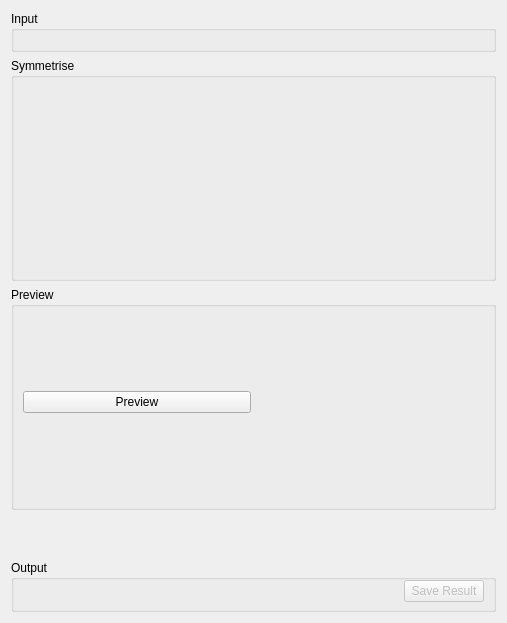
<?xml version="1.0" encoding="UTF-8"?>
<ui version="4.0">
 <class>SymmetriseTab</class>
 <widget class="QWidget" name="SymmetriseTab">
  <property name="geometry">
   <rect>
    <x>0</x>
    <y>0</y>
    <width>507</width>
    <height>623</height>
   </rect>
  </property>
  <property name="minimumSize">
   <size>
    <width>500</width>
    <height>0</height>
   </size>
  </property>
  <property name="windowTitle">
   <string>Form</string>
  </property>
  <layout class="QVBoxLayout" name="verticalLayout_151">
   <item>
    <widget class="QGroupBox" name="gbInput">
     <property name="title">
      <string>Input</string>
     </property>
     <layout class="QVBoxLayout" name="verticalLayout_21">
      <item>
       <widget class="MantidQt::MantidWidgets::DataSelector" name="dsInput" native="true">
        <property name="sizePolicy">
         <sizepolicy hsizetype="Minimum" vsizetype="Fixed">
          <horstretch>0</horstretch>
          <verstretch>0</verstretch>
         </sizepolicy>
        </property>
        <property name="showLoad" stdset="0">
         <bool>false</bool>
        </property>
        <property name="workspaceSuffixes" stdset="0">
         <string>_red</string>
        </property>
        <property name="fileBrowserSuffixes" stdset="0">
         <string>_red.nxs</string>
        </property>
       </widget>
      </item>
     </layout>
    </widget>
   </item>
   <item>
    <widget class="QGroupBox" name="gbOptions">
     <property name="title">
      <string>Symmetrise</string>
     </property>
     <layout class="QHBoxLayout" name="horizontalLayout_3">
      <property name="topMargin">
       <number>0</number>
      </property>
      <property name="bottomMargin">
       <number>0</number>
      </property>
      <item>
       <widget class="QFrame" name="frame">
        <property name="minimumSize">
         <size>
          <width>200</width>
          <height>0</height>
         </size>
        </property>
        <layout class="QGridLayout" name="gridLayout">
         <property name="leftMargin">
          <number>0</number>
         </property>
         <property name="topMargin">
          <number>0</number>
         </property>
         <property name="rightMargin">
          <number>0</number>
         </property>
         <property name="bottomMargin">
          <number>0</number>
         </property>
         <item row="0" column="0">
          <layout class="QVBoxLayout" name="properties">
           <property name="topMargin">
            <number>9</number>
           </property>
           <property name="bottomMargin">
            <number>9</number>
           </property>
          </layout>
         </item>
        </layout>
       </widget>
      </item>
      <item>
       <widget class="MantidQt::MantidWidgets::PreviewPlot" name="ppRawPlot" native="true">
        <property name="minimumSize">
         <size>
          <width>0</width>
          <height>200</height>
         </size>
        </property>
        <property name="canvasColour" stdset="0">
         <color>
          <red>255</red>
          <green>255</green>
          <blue>255</blue>
         </color>
        </property>
       </widget>
      </item>
     </layout>
    </widget>
   </item>
   <item>
    <widget class="QGroupBox" name="gbPreview">
     <property name="title">
      <string>Preview</string>
     </property>
     <layout class="QHBoxLayout" name="horizontalLayout_14">
      <property name="topMargin">
       <number>0</number>
      </property>
      <property name="bottomMargin">
       <number>0</number>
      </property>
      <item>
       <widget class="QFrame" name="frame_2">
        <property name="minimumSize">
         <size>
          <width>200</width>
          <height>0</height>
         </size>
        </property>
        <layout class="QGridLayout" name="gridLayout_2">
         <property name="leftMargin">
          <number>0</number>
         </property>
         <property name="topMargin">
          <number>0</number>
         </property>
         <property name="rightMargin">
          <number>0</number>
         </property>
         <property name="bottomMargin">
          <number>0</number>
         </property>
         <item row="0" column="0">
          <layout class="QVBoxLayout" name="loPreviewProperties">
           <item>
            <widget class="QPushButton" name="pbPreview">
             <property name="text">
              <string>Preview</string>
             </property>
            </widget>
           </item>
           <item>
            <layout class="QVBoxLayout" name="propertiesPreview">
             <property name="bottomMargin">
              <number>9</number>
             </property>
            </layout>
           </item>
          </layout>
         </item>
        </layout>
       </widget>
      </item>
      <item>
       <widget class="MantidQt::MantidWidgets::PreviewPlot" name="ppPreviewPlot" native="true">
        <property name="minimumSize">
         <size>
          <width>0</width>
          <height>200</height>
         </size>
        </property>
        <property name="canvasColour" stdset="0">
         <color>
          <red>255</red>
          <green>255</green>
          <blue>255</blue>
         </color>
        </property>
       </widget>
      </item>
     </layout>
    </widget>
   </item>
   <item>
    <widget class="MantidQt::CustomInterfaces::RunView" name="runWidget" native="true"/>
   </item>
   <item>
    <widget class="QGroupBox" name="gbOutput">
     <property name="title">
      <string>Output</string>
     </property>
     <layout class="QHBoxLayout" name="horizontalLayout1">
      <property name="leftMargin">
       <number>9</number>
      </property>
      <property name="topMargin">
       <number>0</number>
      </property>
      <property name="rightMargin">
       <number>9</number>
      </property>
      <property name="bottomMargin">
       <number>7</number>
      </property>
      <item>
       <widget class="MantidQt::CustomInterfaces::OutputPlotOptionsView" name="ipoPlotOptions" native="true"/>
      </item>
      <item>
       <spacer name="horizontalSpacer_1">
        <property name="orientation">
         <enum>Qt::Horizontal</enum>
        </property>
        <property name="sizeHint" stdset="0">
         <size>
          <width>164</width>
          <height>20</height>
         </size>
        </property>
       </spacer>
      </item>
      <item>
       <widget class="QPushButton" name="pbSave">
        <property name="enabled">
         <bool>false</bool>
        </property>
        <property name="text">
         <string>Save Result</string>
        </property>
       </widget>
      </item>
     </layout>
    </widget>
   </item>
  </layout>
 </widget>
 <customwidgets>
  <customwidget>
   <class>MantidQt::CustomInterfaces::RunView</class>
   <extends>QWidget</extends>
   <header>Common/RunWidget/RunView.h</header>
   <container>1</container>
  </customwidget>
  <customwidget>
   <class>MantidQt::CustomInterfaces::OutputPlotOptionsView</class>
   <extends>QWidget</extends>
   <header>Common/OutputPlotOptionsView.h</header>
   <container>1</container>
  </customwidget>
  <customwidget>
   <class>MantidQt::MantidWidgets::PreviewPlot</class>
   <extends>QWidget</extends>
   <header>MantidQtWidgets/Plotting/PreviewPlot.h</header>
   <container>1</container>
  </customwidget>
  <customwidget>
   <class>MantidQt::MantidWidgets::DataSelector</class>
   <extends>QWidget</extends>
   <header>MantidQtWidgets/Common/DataSelector.h</header>
  </customwidget>
 </customwidgets>
 <resources/>
 <connections/>
</ui>
